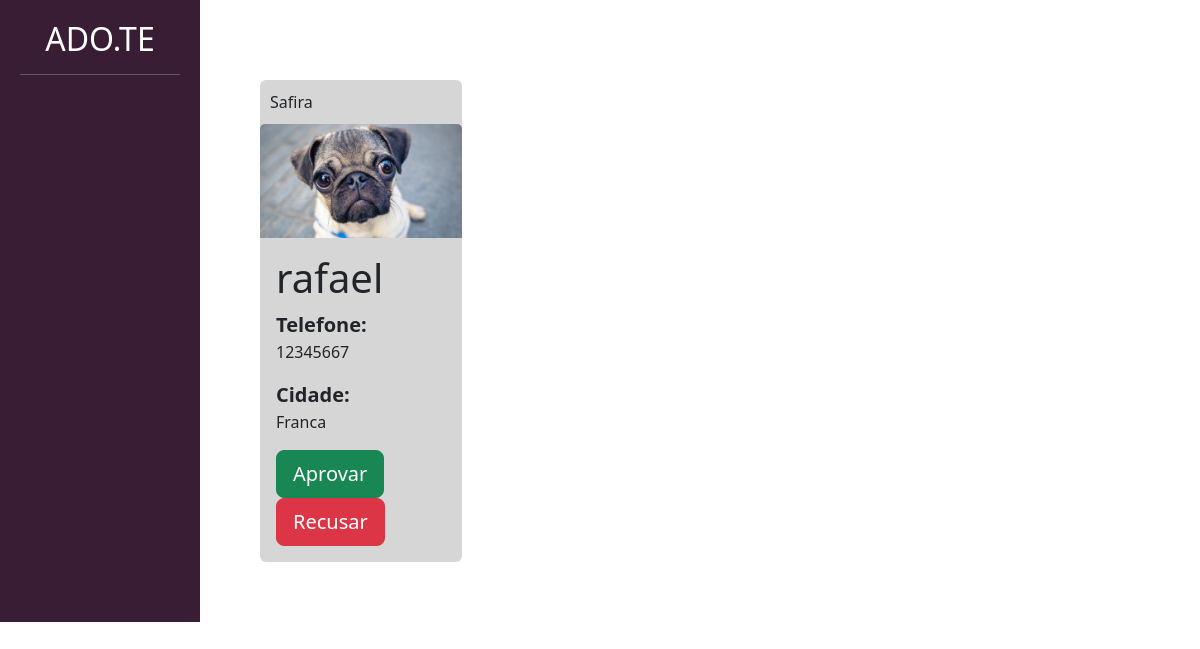
The app's page /divulgar/ver_pedido_adocao/ (signed in) with its own data.
### adotar/models.py (models this page shows, shortened)
class PedidoAdocao(models.Model):
    choices_status = (
        ('AG', 'Aguardando aprovação'),
        ('AP', 'Aprovado'),
        ('R', 'Recusado')
    )
    pet = models.ForeignKey(Pet, on_delete=models.DO_NOTHING)
    usuario = models.ForeignKey(User, on_delete=models.DO_NOTHING)
    data = models.DateTimeField()
    status = models.CharField(max_length=2, choices=choices_status, default='AG')

### divulgar/models.py (models this page shows, shortened)
class Pet(models.Model):  # Quando tem relação de um pra muitos é Foreignkey
    choices_status = (('P', 'Para adoção'),
                      ('A', 'Adotado'))
    usuario = models.ForeignKey(User, on_delete=models.DO_NOTHING)
    foto = models.ImageField(upload_to="fotos_pets")
    nome = models.CharField(max_length=100)
    descricao = models.TextField()
    estado = models.CharField(max_length=50)
    cidade = models.CharField(max_length=50)
    telefone = models.CharField(max_length=14)
    tags = models.ManyToManyField(Tag)  # Quando tem relação de muitos pra muitos
    raca = models.ForeignKey(Raca, on_delete=models.DO_NOTHING)
    status = models.CharField(max_length=1, choices=choices_status, default='P')

### divulgar/views.py (the view)
# urls.py: path('ver_pedido_adocao/', views.ver_pedido_adocao, name="ver_pedido_adocao"),
def ver_pedido_adocao(request):
    if request.method == "GET":
        pedidos = PedidoAdocao.objects.filter(usuario=request.user).filter(status="AG")
        return render(request, 'ver_pedido_adocao.html', {'pedidos': pedidos})

### divulgar/templates/ver_pedido_adocao.html (shortened to what this page needs)
{% load static %}
<!doctype html>
<html lang="pt-BR">
    <head>
    <link href="https://cdn.jsdelivr.net/npm/bootstrap@5.3.0-alpha1/dist/css/bootstrap.min.css" rel="stylesheet">
    <link href="{% static 'usuarios/css/cadastro.css' %}" rel="stylesheet">
    <link href="{% static 'divulgar/css/novo_pet.css' %}" rel="stylesheet">
    <link href="{% static 'divulgar/css/seus_pet.css' %}" rel="stylesheet">
    <link href="{% static 'adotar/css/listar_pets.css' %}" rel="stylesheet">
    </head>
    <body>
        <div class="container-fluid">
            <div class="row">
                <div class="col-md-2 bg-side-plataforma sidebar">
                    <h2>ADO.TE</h2>
                    <hr>
                </div>
                <div style="padding:60px" class="col-md">
                    <div class="row">
                        {% for pedido in pedidos %}
                            <div class="col-md-3" style="margin-top: 20px;">
                                <div class="card" style="background-color: #D6D6D6; border:none;">
                                    <div style="padding:10px">
                                        <span clas="span-bold">{{pedido.pet.nome}}</span>
                                    </div>
                                    <img class="card-img-top" src="{{pedido.pet.foto.url}}">
                                    <div class="card-body">
                                        <h1 class="card-title">{{pedido.usuario.username}}</h1>
                                        <span class="span-bold2">Telefone:</span>
                                        <p>{{pedido.pet.telefone}}</p>
                                        <span class="span-bold2">Cidade:</span>
                                        <p>{{pedido.pet.cidade}}</p>
                                        <a href="" class="btn btn-success btn-lg">Aprovar</a>
                                        <a href="" class="btn btn-danger btn-lg">Recusar</a>
                                    </div>
                                </div>
                            </div>
                        {% endfor %}
                    </div>
                </div>
            </div>
        </div>
    </body>
</html>

### templates/static/divulgar/css/novo_pet.css (style rules this page uses)
.sidebar { text-align: center; padding: 20px; }

### templates/static/adotar/css/listar_pets.css (style rules this page uses)
.span-bold2 { font-weight: bold; font-size: 20px; }
.bg-side-plataforma { background-color: #391D34; color: white; }

### records on screen
PedidoAdocao: pet.nome "Safira", pet.foto (picture), usuario.username "rafael", pet.telefone "12345667", pet.cidade "Franca"
